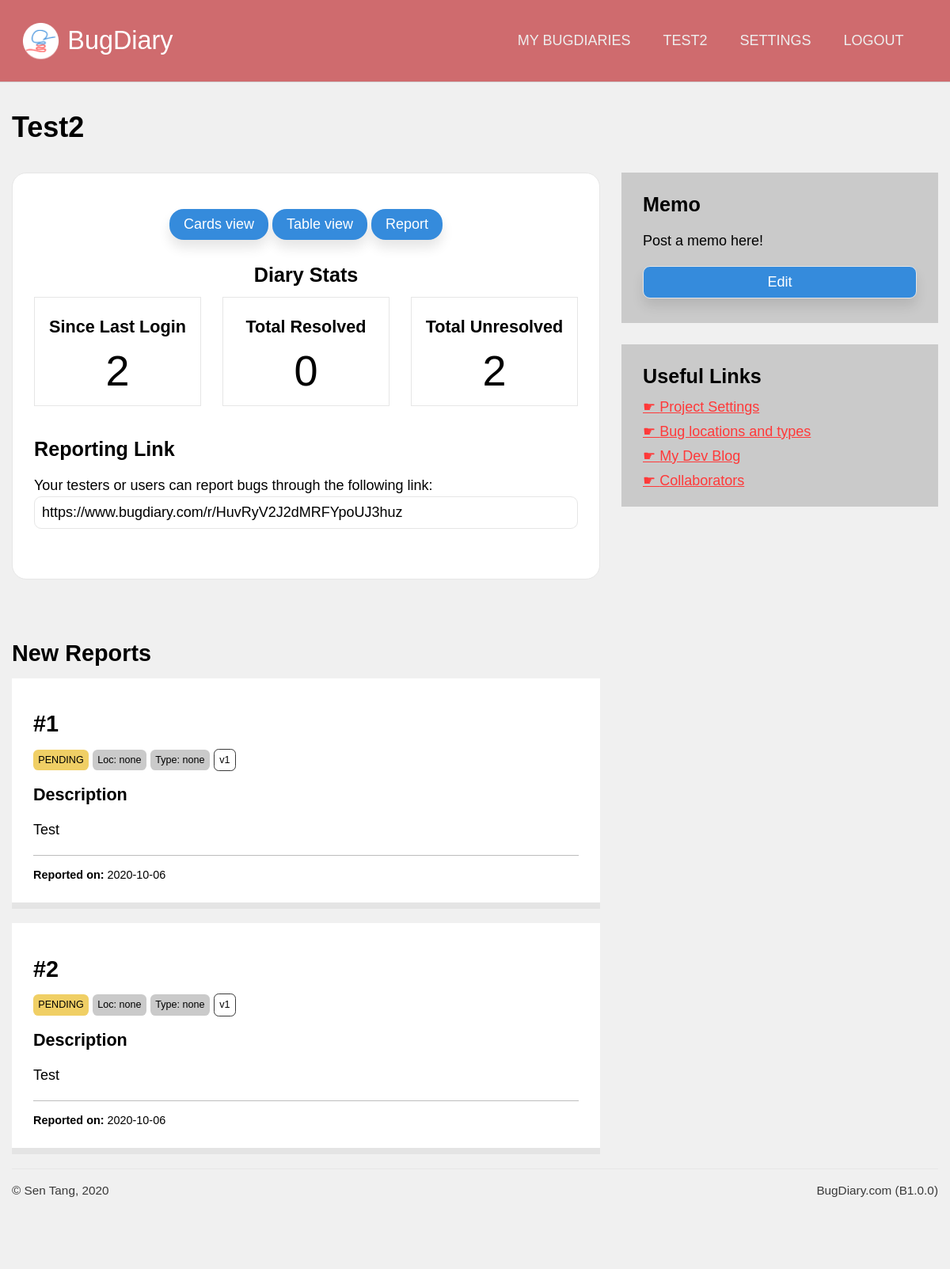
The page /projects/view/HuvRyV2J2dMRFYpoUJ3huz (signed in) on the database its author committed.
### application/models.py (models this page shows, shortened)
class Projects(db.Model):
    id  = db.Column(db.Integer, primary_key = True, nullable = False)
    url = db.Column(db.String(22), index = True, unique = True, nullable = False)
    name = db.Column(db.String(100), nullable = False)
    description = db.Column(db.Text, nullable = False)
    creation_date = db.Column(db.DateTime, index = True, nullable = False)
    expiry_date = db.Column(db.DateTime, index = True, nullable = False)
    status = db.Column(db.String(10), nullable = False)
    access_code = db.Column(db.String(50), nullable = True)
    last_activity = db.Column(db.DateTime(), default = dt.datetime.now())
    memo = db.Column(db.String(500), default = "Post a memo here!")
    owner = db.Column(db.Integer, db.ForeignKey('users.id')) #linked
    bugs = db.relationship('Bugs', backref = 'containing_project', cascade = "all,delete")
    locations = db.relationship('Project_bug_locations', backref = 'locations_in', cascade = "all,delete")
    types = db.relationship('Project_bug_types', backref = 'types_in', cascade = "all,delete")
    settings = db.relationship('Project_settings', backref = 'settings_for', cascade = "all,delete", uselist = False)
    blog_posts = db.relationship('Blog_posts', backref= 'post_target', cascade = "all,delete")

class Bugs(db.Model):
    id = db.Column(db.Integer, primary_key = True)
    ref_id = db.Column(db.Integer)
    details = db.Column(db.Text)
    author = db.Column(db.String(100))
    author_email = db.Column(db.String(100))
    status = db.Column(db.String(20))
    version = db.Column(db.String(20), index = True)
    report_date = db.Column(db.DateTime, index = True, default = dt.datetime.now())
    resolve_date = db.Column(db.DateTime, default = None)
    project = db.Column(db.Integer, db.ForeignKey('projects.id')) #linked
    bug_location = db.Column(db.Integer, db.ForeignKey('project_bug_locations.id')) #linked
    bug_type = db.Column(db.Integer, db.ForeignKey('project_bug_types.id')) #linked
    comments = db.relationship('Bug_comments', backref = "comment_target")

### application/projects/views.py (the view)
@projects.route('/view/<string:project_url>')
@login_required
def dashboard(project_url):
    target_project = Projects.query.filter_by(url = project_url).first()
    since_last_login = Bugs.query.filter_by(project = target_project.id).filter(Bugs.report_date > current_user.last_login).filter_by(status = "PENDING").count()
    resolved = Bugs.query.filter_by(project = target_project.id).filter_by(status = "RESOLVED").count()
    unresolved = Bugs.query.filter_by(project = target_project.id).filter_by(status = "PENDING").count()
    new_reports = Bugs.query.filter_by(project = target_project.id).filter(Bugs.report_date > current_user.last_login).filter_by(status = "PENDING")
    if target_project == None:
        flash("Sorry, the Bug Diary you were trying to access could not be found. It might have expired or you might have entered a typo.")
        return redirect(url_for('users.dashboard'))
    return render_template('dashboard.html', project = target_project, since_last_login = since_last_login, resolved = resolved, unresolved = unresolved, new_reports = new_reports if since_last_login != 0 else None)

### application/models.py (called while the page is built)
@login_manager.user_loader
def load_user(user_id):
    return Users.query.get(user_id)

### application/projects/templates/projects/dashboard.html (shortened to what this page needs)
{% extends 'confined.html' %}
{% import 'macros.html' as macros %}
{% block custom_nav %}
{{ macros.project_nav(project) }}
{% endblock %}
{% block main %}
<h1>{{ project.name }}</h1>
<div class="main-aside">
    <main>
        <div class="block lined rounded text-centered bg-white">
            <div>
                <a href="{{ url_for('projects.view_bugs', project_url = project.url, view_type = 'cards') }}" class="button-secondary rounded shadowed">Cards view</a>
                <a href="{{ url_for('projects.view_bugs', project_url = project.url, view_type = 'tables') }}" class="button-secondary rounded shadowed">Table view</a>
                <a href="{{ url_for('core.redirect_to', project_url = project.url )}}" class="button-secondary rounded shadowed">Report</a>
            </div>
            <h3>Diary Stats</h3>
            <div class="block-comparison-3">
                <div class="comp1 text-centered lined bg-white">
                    <h4>Since Last Login</h4>
                    <span class="bignum">{{ since_last_login }}</span>
                </div>
                <div class="comp2 text-centered lined bg-white">
                    <h4>Total Resolved</h4>
                    <span class="bignum">{{ resolved }}</span>
                </div>
                <div class="comp3 text-centered lined bg-white">
                    <h4>Total Unresolved</h4>
                    <span class="bignum">{{ unresolved }}</span>
                </div>
            </div>
            <div style="text-align: left">
                <h3>Reporting Link</h3>
                <p>
                    Your testers or users can report bugs through the following link:
                    <input type="text" readonly value="https://www.bugdiary.com/r/{{ project.url }}">
                </p>
            </div>
        </div>
        <div class="spacer-small"></div>
        <h2>New Reports</h2>
        {% if new_reports != None %}
            {% for bug in new_reports %}
            {{ macros.bugcard(bug, False) }}
            {% endfor %}
        {% else %}
            <div class="bg-white rounded block">
                <b>- No new reports since your last login. - </b>
            </div>
        {% endif %}
    </main>
    <aside>
        <div class="sidebar-block bg-gray">
            <h3>Memo</h3>
            <p class="linebreak" id="memo-content">{{ project.memo }}</p>
            <button id="memo-edit-button" type="button" class="button-secondary rounded shadowed button-styled" onclick="edit_memo()">Edit</button type="button">
        </div>
        <div class="sidebar-block bg-gray">
            <h3>Useful Links</h3>
            <a href="{{ url_for('projects.settings', project_url = project.url) }}" class="navigation">Project Settings</a>
            <a href="{{ url_for('projects.location_and_type', project_url = project.url) }}" class="navigation">Bug locations and types</a>
            <a href="{{ url_for('projects.blog', project_url = project.url) }}" class="navigation">My Dev Blog</a>
            <a href="{{ url_for('projects.collaborators', project_url = project.url) }}" class="navigation">Collaborators</a>
        </div>
    </aside>
</div>
{% endblock %}

### application/templates/macros.html (shortened to what this page needs)
{% macro bugcard(bug, show_controls, color_code = {"PENDING": "bg-yellow", "RESOLVED": "bg-green", "DELETED": 'bg-black', "PINNED": 'bg-red'}) %}
<div id="card-{{bug.id}}" style="position: relative;">
    <div class="card">
        <h2>#{{ bug.ref_id }}</h2>
        <div>
            <div class="tag-mini {{ color_code[bug.status] }}">{{ bug.status }}</div>
            <div class="tag-mini bg-gray">
                <a href="?searchtype=location&searchterm={{bug.bug_location}}">
                    Loc: {{ bug.bug_location }}
                </a>
            </div>
            <div class="tag-mini bg-gray">
                <a href="?searchtype=type&searchterm={{bug.bug_type}}">
                    Type: {{ bug.bug_type }}
                </a>
            </div>
            <div class="tag-mini tag-white">
                <a href="?searchtype=version&searchterm={{bug.version}}">
                    {{ bug.version }}
                </a>
            </div>
        </div>
        <h4>Description</h4>
        <p class="linebreak">{{ bug.details }}</p>
        <div class="author">
             <br>
            <b>Reported on:</b> {{ bug.report_date.strftime('%Y-%m-%d') }}
            <br>
        </div>
    </div>
</div>
{% endmacro %}
{% macro project_nav(project) %}
<a href="{{ url_for('users.dashboard') }}">My BugDiaries</a>
<a href="{{ url_for('projects.dashboard', project_url = project.url) }}">{{project.name}}</a>
<a href="{{ url_for('projects.settings', project_url = project.url) }}">Settings</a>
<a href="{{ url_for('users.logout') }}">Logout</a>
{% endmacro %}

### application/static/css/unilay5.css (style rules this page uses)
body { font-size: 18px; font-family: sans-serif; color: #000; margin: 0; padding: 0; background-color: #f0f0f0; }
header nav a, header #navigation a { text-transform: uppercase; display: inline-block; color: #eeeeee; text-decoration: none; padding: 0 1em; font-family: "Trebuchet MS", Helvetica, sans-serif; }
p { line-height: 150%; }
main a.button-secondary, main a.button-primary { padding: 0.5em 1em; text-decoration: none; margin: 1em auto; display: inline-block; text-align: center; }
main a.button-secondary { background-color: #358bdc; color: #fff; }
a:link, a:visited { color: #ff3939; }
a.navigation { display: block; margin: 0.5em 0; }
a.navigation:before { content: "☛ "; }
h2, h3, h4, h5 { margin: 0.5em 0; }
h1 { color: inherit; font-size: 2em; margin: 1em 0; }
h2 { color: inherit; font-size: 1.6em; }
h3 { color: inherit; font-size: 1.4em; }
h4 { color: inherit; font-size: 1.2em; }
.block { padding: 1.5em; margin-bottom: 1.5em; }
.sidebar-block { padding: 0.75em 1.5em; margin-bottom: 1.5em; }
.block-comparison-3 { display: grid; grid-template-areas: "comp1 comp2 comp3"; grid-template-columns: 1fr 1fr 1fr; grid-gap: 1.5em; }
.block-comparison-3 .comp1 { grid-area: comp1; }
.block-comparison-3 .comp2 { grid-area: comp2; }
.block-comparison-3 .comp3 { grid-area: comp3; }
.block-comparison-3 .comp1, .block-comparison-3 .comp2, .block-comparison-3 .comp3 { padding: 0.75em; margin-bottom: 1.5em; }
.aside-main, .main-aside { display: grid; grid-gap: 1.5em; }
.aside-main main, .main-aside main { grid-area: main; }
.aside-main aside, .main-aside aside { grid-area: aside; }
.main-aside { grid-template-areas: "main aside"; grid-template-columns: auto 400px; }
.spacer-small { padding-bottom: 2em; }
.lined { border: 1px solid #e6e6e6; }
.rounded { border-radius: 1em 1em 1em 1em; -moz-border-radius: 1em 1em 1em 1em; -webkit-border-radius: 1em 1em 1em 1em; }
.shadowed { -webkit-box-shadow: 0px 10px 15px 0px rgba(0, 0, 0, 0.1); -moz-box-shadow: 0px 10px 15px 0px rgba(0, 0, 0, 0.1); box-shadow: 0px 10px 15px 0px rgba(0, 0, 0, 0.1); }
.text-centered { text-align: center; }
.bg-white { background-color: #fff; }
.bg-yellow { background-color: #F0CF65; }
.bg-gray { background-color: #cacaca; }
input[type=text], input[type=number], input[type=submit], input[type=password], select, textarea, .button-styled { font-size: 1em; padding: 0.5em; -webkit-appearance: none; -moz-appearance: none; appearance: none; width: 100%; border: 1px solid; font-family: inherit; margin-bottom: 1em; border-color: #e6e6e6; -webkit-box-sizing: border-box; -moz-box-sizing: border-box; box-sizing: border-box; border-radius: 0.5em 0.5em 0.5em 0.5em; -moz-border-radius: 0.5em 0.5em 0.5em 0.5em; -webkit-border-radius: 0.5em 0.5em 0.5em 0.5em; }
.button-secondary { background-color: #358bdc; color: #fff; }

### application/static/css/custom.css (style rules this page uses)
.bignum { font-size: 3em; }
.card { background-color: #fff; padding: 1.5em; border-bottom: 8px solid #e4e4e4; position: relative; margin-bottom: 1em; break-inside: avoid-column; }
.tag-mini { font-size: 0.7em; margin-bottom: 0.5em; padding: 0.5em; display: inline-block; border-radius: 0.5em; -moz-border-radius: 0.5em; -webkit-border-radius: 0.5em; -webkit-box-sizing: border-box; -moz-box-sizing: border-box; box-sizing: border-box; display: inline-block; }
.tag-white { border: 1px solid #393939; }
.tag a, .tag-mini a { text-decoration: none; color: inherit !important; }
.author { font-size: 0.8em; border-top: 1px solid #bdbdbd; }
p.linebreak { white-space: pre-line; }

### rows shown on the page
Projects: name "TEST2", name "Test2", url "https://www.bugdiary.com/r/HuvRyV2J2dMRFYpoUJ3huz", memo "Post a memo here!"
Bugs: ref_id "1", status "PENDING", bug_location "none", bug_type "none", version "v1", details "Test", report_date "2020-10-06"
Bugs: ref_id "2", status "PENDING", bug_location "none", bug_type "none", version "v1", details "Test", report_date "2020-10-06"

### other values the page prints
{{ since_last_login }} "2"
{{ resolved }} "0"
{{ unresolved }} "2"
{{ version }} "B1.0.0"
